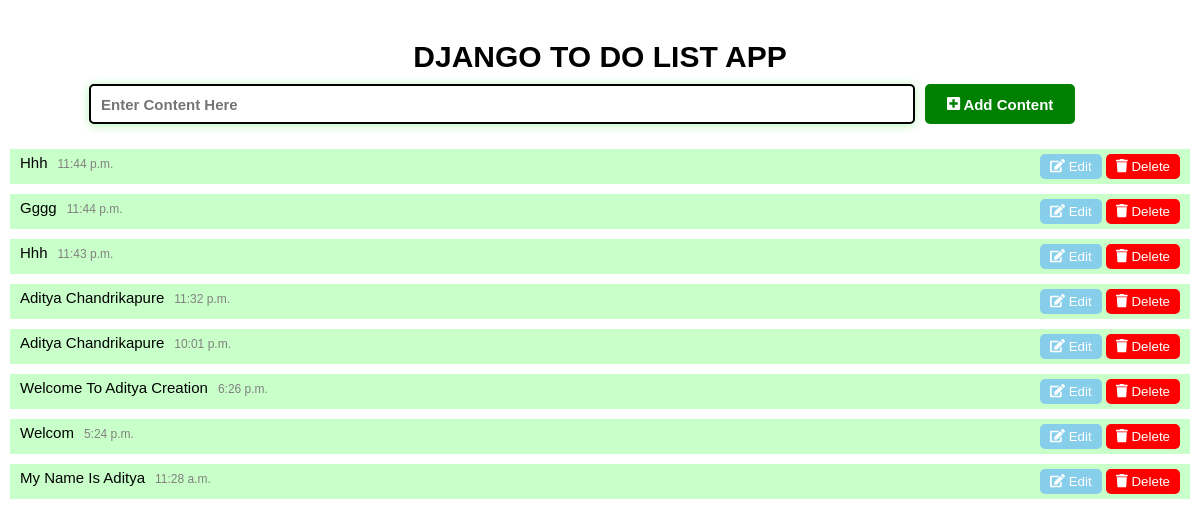
The page / on the database its author committed.
### to_do_list/models.py (models this page shows, shortened)
class Data(models.Model):
    content = models.CharField(max_length=500)
    time_field = models.TimeField(auto_now=True)
    date_field = models.DateField(auto_now=True)

### to_do_list/views.py (the view)
# urls.py: path('',views.index,name="home"),
def index(request):
    all_data = Data.objects.all()
    if request.method == "POST":
        contents = request.POST['content_data']
        data = Data(content=contents)
        data.save()
        return redirect('/')
    context = {
            'all_data' : all_data,
        }
    return render(request , 'index.html',context)

### templates/index.html (shortened to what this page needs)
{% load static %}
<!DOCTYPE html>
<html>
<head>
    <link rel="stylesheet" href="{% static '/css/style.css' %}">
    <link rel="stylesheet" href="https://cdnjs.cloudflare.com/ajax/libs/font-awesome/5.15.2/css/all.min.css">
</head>
<body>
    <div id="myDIV" class="header">
        <div class="heading">
            <h2 >Django To Do List App</h2>
        </div>
        <form method="POST" >
            <div class="input_container">
                <div class="input_cont">
                    <input type="search" name="content_data" id="myInput" placeholder="Enter Content Here">
                </div>
                <div class="input_btn">
                  <button type="submit" class="addBtn"><i class="fas fa-plus-square"></i> Add Content</button>
                </div>
            </div>
            </form>
    </div>
    <div class="to_do_list_container">
        <ul id="myUL">
            {% for data in all_data reversed %}
            <li class="item">
                <p><span class="item_data">{{ data.content | title }}</span><span>{{ data.time_field }}</span></p>
                <div class="close">
                    <button><a href="edit/{{data.id}}"><i class="fas fa-edit"></i> Edit</a></button>
                    <button class="delete_option" value="{{data.id}}">
                        <a href="#" ><i class="fas fa-trash"></i> Delete</a>
                    </button>
                </div>
            </li>
            {% endfor %}
        </ul>
    </div>
</body>
</html>

### static/css/style.css (style rules this page uses)
* { margin: 0; padding: 0; box-sizing: border-box; font-family: 'Gill Sans', 'Gill Sans MT', Calibri, 'Trebuchet MS', sans-serif; }
#myDIV { padding-top: 40px; padding-bottom: 10px; font-size: 20px; }
#myDIV .heading h2 { text-align: center; text-transform: uppercase; }
.input_container { margin: 10px; display: flex; justify-content: center; }
.input_container .input_cont { width: 70%; margin-left:40px; }
.input_container .input_cont #myInput { width: 100%; height: 40px; border-radius: 5px; border: 2px solid black; font-weight: 600; padding: 0px 10px; font-size: 15px; box-shadow: 0px 1px 10px rgba(80, 230, 80, 0.445); }
.input_container .input_btn { width: 20%; display: flex; justify-content: left; }
.input_container .input_btn button { width: 150px; cursor: pointer; margin: 0px 10px; border-radius: 5px; background-color: green; border: none; color: white; font-weight: bold; font-size: 15px; transition: all 0.5s ; }
.to_do_list_container #myUL { display: flex; flex-direction: column; }
#myUL .item { margin: 5px 10px; display: flex; justify-content: space-between; background-color: rgba(38, 255, 38, 0.248); padding: 5px 10px; transition: all 0.5s; }
.item p span { font-size: 12px; color: gray; padding: 0px 10px; }
.item p .item_data { font-size: 15px; color: black; padding: 0px; }
.item .close button { background-color: green; border: none; padding: 5px 10px; color: white; border-radius: 5px; cursor: pointer; transition: all 0.5s; }
.item .close button:nth-child(1) { background-color:skyblue; }
.item .close .delete_option { background-color: red; }
.item .close button a { text-decoration: none; color: white; transition: all 0.5s; }

### rows shown on the page
Data: content "Hhh", time_field "11:44 p.m.", {{ data.id }} 21 (drawn)
Data: content "Gggg", time_field "11:44 p.m.", {{ data.id }} 20 (drawn)
Data: content "Hhh", time_field "11:43 p.m.", {{ data.id }} 19 (drawn)
Data: content "Aditya Chandrikapure", time_field "11:32 p.m.", {{ data.id }} 18 (drawn)
Data: content "Aditya Chandrikapure", time_field "10:01 p.m.", {{ data.id }} 17 (drawn)
Data: content "Welcome To Aditya Creation", time_field "6:26 p.m.", {{ data.id }} 11 (drawn)
Data: content "Welcom", time_field "5:24 p.m.", {{ data.id }} 3 (drawn)
Data: content "My Name Is Aditya", time_field "11:28 a.m.", {{ data.id }} 2 (drawn)
